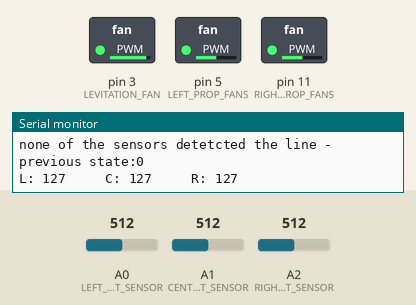
Recording of a sketch running on a simulated Arduino Uno, built with avr-gcc and run on an emulated ATmega328P. On the bench: switched loads named in the sketch (green lamp = pin HIGH), the last lines printed to the serial monitor. The inputs (shaded band) are chosen by the test bench; at power-on: A0 (LEFT_LIGHT_SENSOR) = 512, A2 (RIGHT_LIGHT_SENSOR) = 512, A1 (CENTER_LIGHT_SENSOR) = 512.

Above: at 1.2 s.
1.3 s: A0 (LEFT_LIGHT_SENSOR) set to 249
2.8 s: A0 (LEFT_LIGHT_SENSOR) set to 225
At 4.0 s:
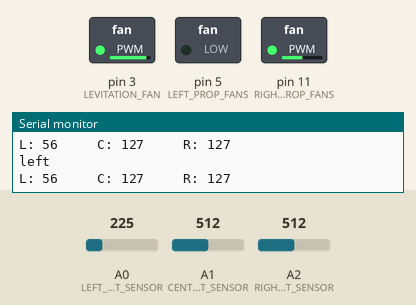
4.3 s: A2 (RIGHT_LIGHT_SENSOR) set to 245
5.8 s: A2 (RIGHT_LIGHT_SENSOR) set to 225
At 7.2 s:
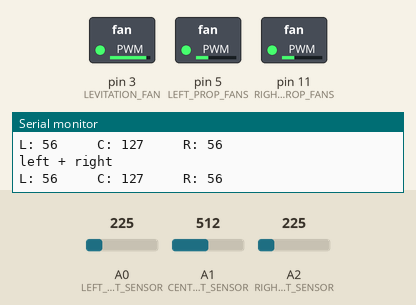
7.5 s: A1 (CENTER_LIGHT_SENSOR) set to 251
10.5 s: A1 (CENTER_LIGHT_SENSOR) set to 217
At 10.8 s:
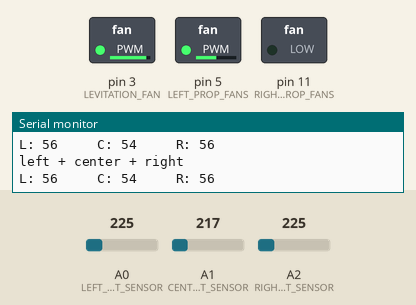
Timing chart, 0 to 13.0 s (numbered marks = the images above; inputs shaded):
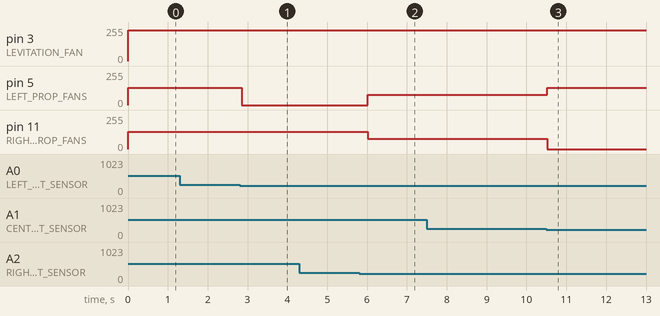

Measured:
- the behaviour switches between 233 and 232 on A0 (LEFT_LIGHT_SENSOR) (found by bisection; images 0 and 1)
- the behaviour switches between 233 and 232 on A2 (RIGHT_LIGHT_SENSOR) (found by bisection; images 1 and 2)
- the behaviour switches between 233 and 232 on A1 (CENTER_LIGHT_SENSOR) (found by bisection; images 2 and 3)
- after the input at 2.8 s, pin 5 (LEFT_PROP_FANS): 128/255 → 0/255 after 0.06 s
- after the input at 5.8 s, pin 5 (LEFT_PROP_FANS): 0/255 → 77/255 after 0.22 s; pin 11 (RIGHT_PROP_FANS): 128/255 → 77/255 after 0.22 s
- after the input at 10.5 s, pin 5 (LEFT_PROP_FANS): 77/255 → 128/255 at once; pin 11 (RIGHT_PROP_FANS): 77/255 → 0/255 at once

The sketch:

lift_hc.ino
```cpp
/* Sensor pins */
#define   LEFT_LIGHT_SENSOR A0
#define CENTER_LIGHT_SENSOR A1
#define  RIGHT_LIGHT_SENSOR A2
#define     PROXIMITY_SENSOR 4

/* Fans PWM odd pins */
#define   LEVITATION_FAN 3
#define   LEFT_PROP_FANS 5
#define RIGHT_PROP_FANS 11

/* Payload PWM even pins */
#define BIN_SELECTOR 6
#define  DROP_MOTOR 10

/* Threshold values */
#define   LIGHT_SENS_THRESHOLD 58
#define NEAR_PEDESTAL_THRESHOLD 9  // inches
#define   AT_PEDESTAL_THRESHOLD 3 // inches

/* Power percentages to control fans */
#define _PERCENT_100 230
#define _PERCENT_90  230
#define _PERCENT_80  204
#define _PERCENT_70  179
#define _PERCENT_60  153
#define _PERCENT_50  128
#define _PERCENT_40  102
#define _PERCENT_30  77
#define _PERCENT_20  51
#define _PERCENT_10  26
#define _PERCENT_0   0

/*             HOVERCRAFT TOP VIEW
 *          |\                     /|
 *          | \                   / |
 *          |  \-----------------/  |
 *          |   |  *         *  |   |
 *          |---|-------*-------|---|
 *          |                       |
 *          |                       |
 *          |                       |
 *          |left      LEV     right|
 *          |prop      FAN     prop |
 *          |fans              fans |
 *          |                       |
 *          |                       |
 *          |                       |
 *          |                       |
 *           -----------------------
 */

enum State {
  LEFT_DETECTING_LINE = 2, CENTER_DETECTING_LINE = 3, RIGHT_DETECTING_LINE = 5,
  LEFT_AND_CENTER_DETECTING_LINE = 6, LEFT_AND_RIGHT_DETECTING_LINE = 10,
  RIGHT_AND_CENTER_DETECTING_LINE = 15,
  LEFT_CENTER_AND_RIGHT_DETECTING_LINE = 30
};

void setup() {
  Serial.begin(9600);
  setPWMPins();
}

void loop() {

  static int previousState = 0;
  int state = checkState();

  switch (state) {
    case CENTER_DETECTING_LINE:
    /* center sensor detecting line
     * go forward
     */
//    if (isPedestalNear()) {
//      /* go at lower speed */
//      delay(2000);
//      levitate(_PERCENT_100);
//      controlPropellers(_PERCENT_30, _PERCENT_30);
//      if (isTargetReached()) {
//        levitate(_PERCENT_0);
//        controlPropellers(_PERCENT_0, _PERCENT_0);
//        delay(2000);  /* wait 2 sec */
//        /* enable jibboom :) */
//        Serial.println("Enabling payload");
//        enablePayload();
//      }
//    } else {
      levitate(_PERCENT_100);
      controlPropellers(_PERCENT_60, _PERCENT_50);
//    }
    previousState = state;
    Serial.println("center");
      break;

    case LEFT_AND_CENTER_DETECTING_LINE:
    /* left + center sensors detecting line
     * rotate CCW slightly
     */
    levitate(_PERCENT_100);
    /* more power on the right fan */
    controlPropellers(_PERCENT_0, _PERCENT_50);
    previousState = state;
    Serial.println("left + center");
      break;

    case RIGHT_AND_CENTER_DETECTING_LINE:
    /* right + center sensors detecting line
     * rotate CW slightly
     */
    levitate(_PERCENT_100);
    /* more power on the left fan */
    controlPropellers(_PERCENT_50, _PERCENT_0);
    previousState = state;
    Serial.println("right + center");
      break;

    case LEFT_DETECTING_LINE:
    /* left sensor detecting line
     * a more severe case, rotate CCW cosiderably
     */
    //levitate(_PERCENT_0);
    controlPropellers(_PERCENT_0, _PERCENT_50);
    delay(300);
    levitate(_PERCENT_100);
    /* more power on the right fan */

    previousState = state;
    Serial.println("left");
      break;

    case RIGHT_DETECTING_LINE:
    /* right sensor detetcting line
     * a more severe case, rotate CW cosiderably
     */
    //levitate(_PERCENT_0);
    /* more power on the left fan */
    controlPropellers(_PERCENT_50, _PERCENT_0);
    delay(300);
    levitate(_PERCENT_100);


    previousState = state;
    Serial.println("right");
     break;

    case LEFT_AND_RIGHT_DETECTING_LINE:
    /* left + right sensors detecting line
     * unlikely to happen, but go forward slowly
     */
    levitate(_PERCENT_100);
    controlPropellers(_PERCENT_30, _PERCENT_30);
    previousState = state;
    Serial.println("left + right");
      break;

    case LEFT_CENTER_AND_RIGHT_DETECTING_LINE:
    /* left + center + right sensor detecting line
     * less likely to happen, but rotate CW slightly
     */
    levitate(_PERCENT_100);
    /* more power on the left fan */
    controlPropellers(_PERCENT_50, _PERCENT_0);
    previousState = state;
    Serial.println("left + center + right");
      break;

    default:
    /* line not detected by any sensor at this state */
    if (previousState == 0) {
      /* hovercraft hasn't started the course
       * start levitating and go forward slowly
       */
      Serial.println("========== I'm starting  ==========");
      levitate(_PERCENT_100);
      controlPropellers(_PERCENT_50, _PERCENT_50);
    } else {
      /* hovercraft already started the course and is lost
       * so go back to previous state
       */
       goBackToPreviousState(previousState);
       Serial.println("========== I'm lost, need to go back to previous state ==========");
    }
    Serial.print("none of the sensors detetcted the line - previous state:");
    Serial.println(previousState);
      break;
  }
  delay(50);
}

int checkState() {
  /* Returns an integer representing one of the eight
   * possible states that the hovercraft can have
   */
  int state = 1;

  int left = analogRead(LEFT_LIGHT_SENSOR);
  int center = analogRead(CENTER_LIGHT_SENSOR);
  int right = analogRead(RIGHT_LIGHT_SENSOR);

  left = map(left, 0, 1023, 0, 255);
  center = map(center, 0, 1023, 0, 255);
  right = map(right, 0, 1023, 0, 255);

  /* debugging log */
  Serial.print("L: ");
  Serial.print(left);
  Serial.print("     C: ");
  Serial.print(center);
  Serial.print("     R: ");
  Serial.print(right);
  Serial.println();

  /* find state */
  if (left < LIGHT_SENS_THRESHOLD) state *= LEFT_DETECTING_LINE;
  if (center < LIGHT_SENS_THRESHOLD) state *= CENTER_DETECTING_LINE;
  if (right < LIGHT_SENS_THRESHOLD) state *= RIGHT_DETECTING_LINE;

  return state;
}

void levitate(int powLevel) {
  /* @param powLevel is a value between 0 - 255 */
  analogWrite(LEVITATION_FAN, powLevel);
}

void controlPropellers(int leftPowLevel, int rightPowLevel) {
  analogWrite(LEFT_PROP_FANS, leftPowLevel);
  analogWrite(RIGHT_PROP_FANS, rightPowLevel);
}

long getDistance() {
  /* establish variables for duration of the ping,
   * and the distance result in inches and centimeters:
   */
  long duration, inches;

  /* The PING))) is triggered by a HIGH pulse of 2 or more microseconds.
   * Give a short LOW pulse beforehand to ensure a clean HIGH pulse:
   */
  pinMode(PROXIMITY_SENSOR, OUTPUT);
  digitalWrite(PROXIMITY_SENSOR, LOW);
  delayMicroseconds(2);
  digitalWrite(PROXIMITY_SENSOR, HIGH);
  delayMicroseconds(5);
  digitalWrite(PROXIMITY_SENSOR, LOW);

  /* The same pin is used to read the signal from the PING))): a HIGH
   * pulse whose duration is the time (in microseconds) from the sending
   * of the ping to the reception of its echo off of an object.
   */
  pinMode(PROXIMITY_SENSOR, INPUT);
  duration = pulseIn(PROXIMITY_SENSOR, HIGH);

  /* convert the time into a distance */
  inches = microsecondsToInches(duration);
  return inches;
}

long microsecondsToInches(long microseconds)
{
  /* According to Parallax's datasheet for the PING))), there are
   * 73.746 microseconds per inch (i.e. sound travels at 1130 feet per
   * second).  This gives the distance travelled by the ping, outbound
   * and return, so we divide by 2 to get the distance of the obstacle.
   * See: http://www.parallax.com/dl/docs/prod/acc/28015-PING-v1.3.pdf
   */
  return microseconds / 74 / 2;
}

boolean isPedestalNear() {
  return getDistance() < NEAR_PEDESTAL_THRESHOLD;
}

boolean isTargetReached() {
  return getDistance() < AT_PEDESTAL_THRESHOLD;
}

void enablePayload() {
 // TO BE IMPLEMENTED
}

void goBackToPreviousState(int previousState) {
  int TIME_OFF = 0;
  switch(previousState) {
    case LEFT_DETECTING_LINE:
    /* power up right fan */
    levitate(_PERCENT_100);
    controlPropellers(_PERCENT_0, _PERCENT_50);
    delay(TIME_OFF);
    /* power down right fan */
//    levitate(_PERCENT_0);
//    controlPropellers(_PERCENT_0, _PERCENT_0);
      break;

    case RIGHT_DETECTING_LINE:
    /* power up left fan */
    levitate(_PERCENT_100);
    controlPropellers(_PERCENT_50, _PERCENT_0);
    delay(TIME_OFF);
    /* power down left fan */
//    levitate(_PERCENT_0);
//    controlPropellers(_PERCENT_0, _PERCENT_0);
      break;

    case CENTER_DETECTING_LINE:
    /* power up left fan */
    levitate(_PERCENT_100);
    controlPropellers(_PERCENT_50, _PERCENT_0);
    delay(TIME_OFF);
    /* power down left fan */
//    levitate(_PERCENT_0);
//    controlPropellers(_PERCENT_0, _PERCENT_0);
      break;

    case LEFT_AND_CENTER_DETECTING_LINE:
    /* power up right fan */
    levitate(_PERCENT_100);
    controlPropellers(_PERCENT_0, _PERCENT_50);
    delay(TIME_OFF);
    /* power down right fan */
//    levitate(_PERCENT_0);
//    controlPropellers(_PERCENT_0, _PERCENT_0);
      break;

    case RIGHT_AND_CENTER_DETECTING_LINE:
    /* power up left fan */
    levitate(_PERCENT_100);
    controlPropellers(_PERCENT_50, _PERCENT_0);
    delay(TIME_OFF);
    /* power down left fan */
    levitate(_PERCENT_0);
    controlPropellers(_PERCENT_0, _PERCENT_0);
      break;

    case LEFT_AND_RIGHT_DETECTING_LINE:
    /* power up left fan */
    levitate(_PERCENT_100);
    controlPropellers(_PERCENT_50, _PERCENT_0);
    delay(TIME_OFF);
    /* power down left fan */
//    levitate(_PERCENT_0);
//    controlPropellers(_PERCENT_0, _PERCENT_0);
      break;

    case LEFT_CENTER_AND_RIGHT_DETECTING_LINE:
    /* power up leftt fan */
    levitate(_PERCENT_100);
    controlPropellers(_PERCENT_50, _PERCENT_0);
    delay(TIME_OFF);
    /* power down leftt fan */
//    levitate(_PERCENT_0);
//    controlPropellers(_PERCENT_0, _PERCENT_0);
      break;
    }
}

void setPWMPins() {
  pinMode(LEVITATION_FAN, OUTPUT);
  pinMode(LEFT_PROP_FANS, OUTPUT);
  pinMode(RIGHT_PROP_FANS, OUTPUT);
}
```
